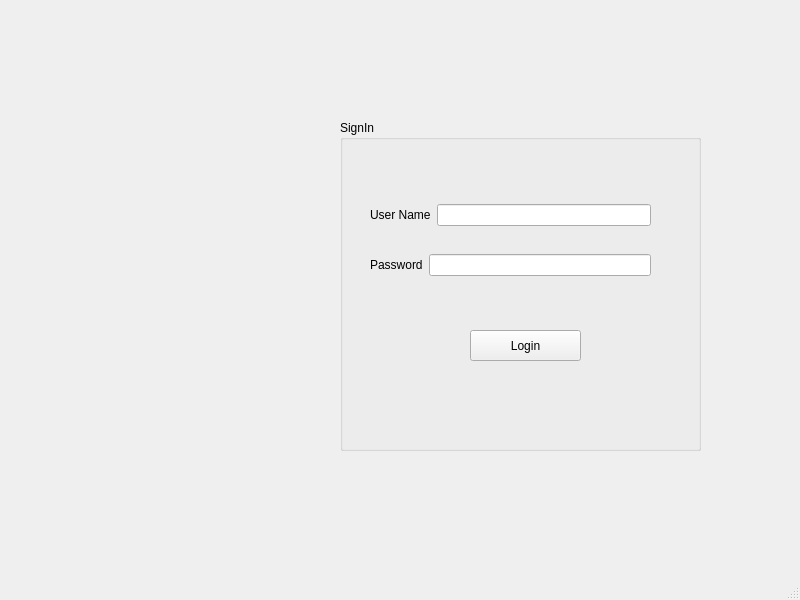
<?xml version="1.0" encoding="UTF-8"?>
<ui version="4.0">
 <class>MainWindow</class>
 <widget class="QMainWindow" name="MainWindow">
  <property name="geometry">
   <rect>
    <x>0</x>
    <y>0</y>
    <width>800</width>
    <height>600</height>
   </rect>
  </property>
  <property name="windowTitle">
   <string>MainWindow</string>
  </property>
  <widget class="QWidget" name="centralwidget">
   <widget class="QGroupBox" name="groupBox">
    <property name="geometry">
     <rect>
      <x>340</x>
      <y>120</y>
      <width>361</width>
      <height>331</height>
     </rect>
    </property>
    <property name="title">
     <string>SignIn</string>
    </property>
    <widget class="QPushButton" name="pushButton">
     <property name="geometry">
      <rect>
       <x>130</x>
       <y>210</y>
       <width>111</width>
       <height>31</height>
      </rect>
     </property>
     <property name="text">
      <string>Login</string>
     </property>
    </widget>
    <widget class="QWidget" name="">
     <property name="geometry">
      <rect>
       <x>30</x>
       <y>80</y>
       <width>281</width>
       <height>30</height>
      </rect>
     </property>
     <layout class="QHBoxLayout" name="horizontalLayout">
      <item>
       <widget class="QLabel" name="label_usrname">
        <property name="text">
         <string>User Name</string>
        </property>
        <property name="buddy">
         <cstring>lineEdit_usrname</cstring>
        </property>
       </widget>
      </item>
      <item>
       <widget class="QLineEdit" name="lineEdit_usrname"/>
      </item>
     </layout>
    </widget>
    <widget class="QWidget" name="">
     <property name="geometry">
      <rect>
       <x>30</x>
       <y>130</y>
       <width>281</width>
       <height>30</height>
      </rect>
     </property>
     <layout class="QHBoxLayout" name="horizontalLayout_2">
      <item>
       <widget class="QLabel" name="label_password">
        <property name="text">
         <string>Password</string>
        </property>
        <property name="buddy">
         <cstring>lineEdit_password</cstring>
        </property>
       </widget>
      </item>
      <item>
       <widget class="QLineEdit" name="lineEdit_password"/>
      </item>
     </layout>
    </widget>
   </widget>
   <widget class="QLabel" name="label_picture">
    <property name="geometry">
     <rect>
      <x>40</x>
      <y>150</y>
      <width>241</width>
      <height>311</height>
     </rect>
    </property>
    <property name="text">
     <string/>
    </property>
   </widget>
  </widget>
  <widget class="QMenuBar" name="menubar">
   <property name="geometry">
    <rect>
     <x>0</x>
     <y>0</y>
     <width>800</width>
     <height>25</height>
    </rect>
   </property>
  </widget>
  <widget class="QStatusBar" name="statusbar"/>
 </widget>
 <resources/>
 <connections/>
</ui>
